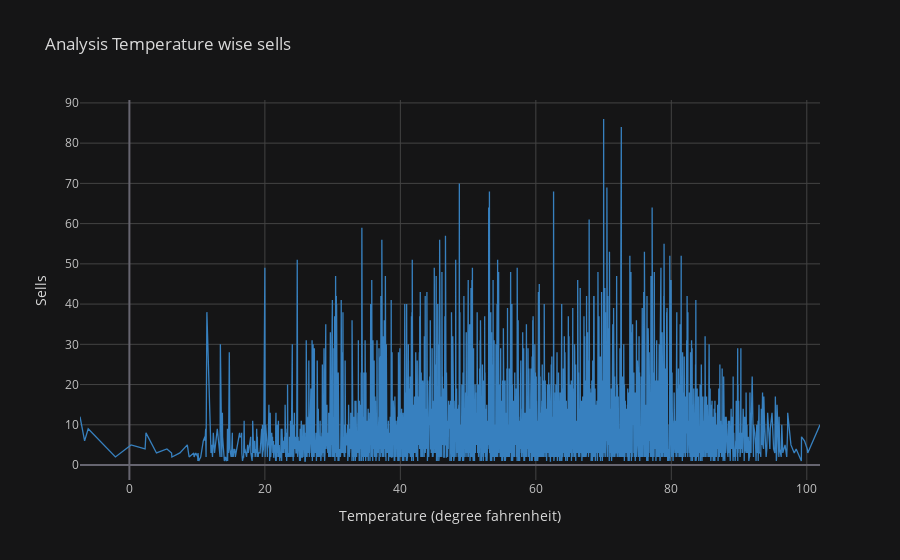

Write notebook code for a chart like this one.
### Markdown cell above
# Analysis Temperature wise sells

### Code cell
# Analysis Temperature wise sells  
print(df.columns)
discount_quntity=df[['Temperature','Quantity']]
discount_quntity=discount_quntity.groupby('Temperature')
discount_quntity=discount_quntity['Quantity'].sum()

print(discount_quntity)

discount_quntity.iplot(kind='line',colors='Blue',title='Analysis Temperature wise sells',theme='solar',barmode='group',yTitle='Sells',xTitle='Temperature (degree fahrenheit)')

### Figure 1 — Plotly figure (JSON) as saved in the notebook; plotly's stock layout.template omitted (floating-point values rounded to 4 significant figures; data arrays with more than 128 entries replaced by an {"elided": "..."} marker saying what was removed)
{"data": [{"line": {"color": "rgba(55, 128, 191, 1.0)", "dash": "solid", "shape": "linear", "width": 1.3}, "mode": "lines", "name": "Quantity", "text": "", "type": "scatter", "x": {"elided": "4178 float values"}, "y": {"elided": "4178 int values"}}], "layout": {"barmode": "group", "legend": {"bgcolor": "#151516", "font": {"color": "#D9D9D9"}}, "paper_bgcolor": "#151516", "plot_bgcolor": "#151516", "title": {"font": {"color": "#D9D9D9"}, "text": "Analysis Temperature wise sells"}, "xaxis": {"gridcolor": "#434343", "showgrid": true, "tickfont": {"color": "#C2C2C2"}, "title": {"font": {"color": "#D9D9D9"}, "text": "Temperature (degree fahrenheit)"}, "zerolinecolor": "#666570"}, "yaxis": {"gridcolor": "#434343", "showgrid": true, "tickfont": {"color": "#C2C2C2"}, "title": {"font": {"color": "#D9D9D9"}, "text": "Sells"}, "zerolinecolor": "#666570"}}}
